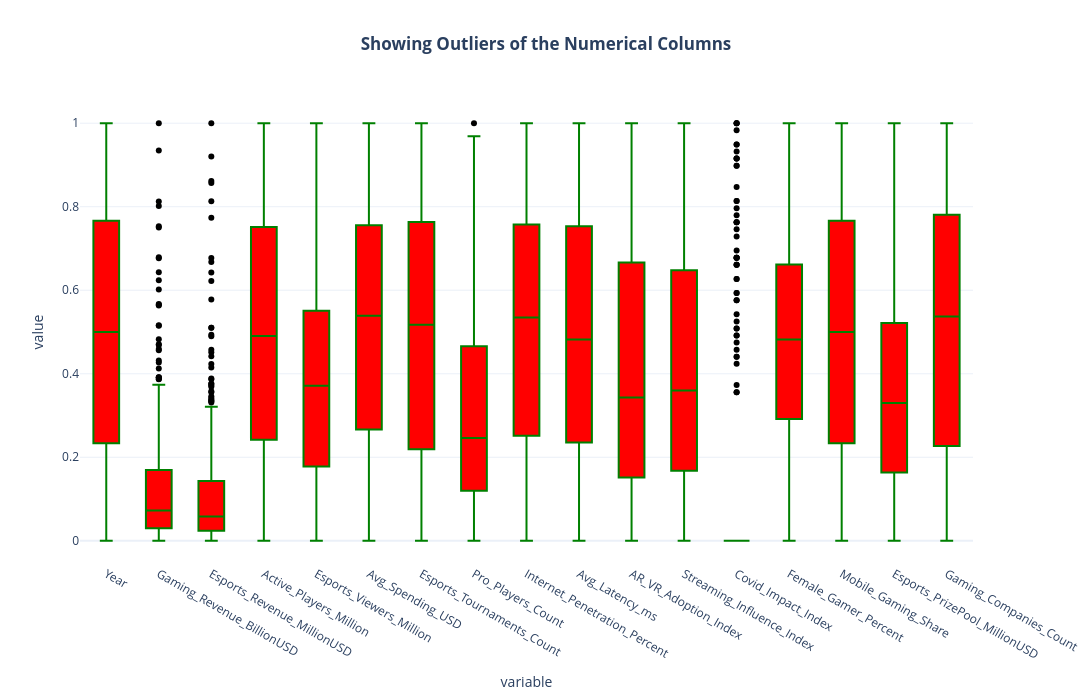

Notebook code cell kept with this figure:
### Markdown cell above
### Box plot Graph

### Code cell
num_cols = df.select_dtypes(include="number").columns
scaled_df = (df[num_cols] - df[num_cols].min()) / (df[num_cols].max() - df[num_cols].min())

fig = px.box(
    scaled_df,
    y=scaled_df.columns,
    points="outliers",
    title=("<b>Showing Outliers of the Numerical Columns</b>"),
    color_discrete_sequence=px.colors.qualitative.Set3
)

fig.update_traces(marker_color="black", line_color="green", fillcolor="red")

fig.update_layout(
    template="plotly_white",
    height=700,
    width=1200,
    title_x=0.5,
    showlegend=False
)

fig.show()

### Figure 1 — Plotly figure (JSON) as saved in the notebook; plotly's stock layout.template omitted (floating-point values rounded to 4 significant figures; data arrays with more than 128 entries replaced by an {"elided": "..."} marker saying what was removed)
{"data": [{"alignmentgroup": "True", "boxpoints": "outliers", "fillcolor": "red", "hovertemplate": "variable=%{x}<br>value=%{y}<extra></extra>", "legendgroup": "", "line": {"color": "green"}, "marker": {"color": "black"}, "name": "", "notched": false, "offsetgroup": "", "orientation": "v", "showlegend": false, "type": "box", "x": {"elided": "6800 str values"}, "x0": " ", "xaxis": "x", "y": {"elided": "6800 float values"}, "y0": " ", "yaxis": "y"}], "layout": {"boxmode": "group", "height": 700, "legend": {"tracegroupgap": 0}, "showlegend": false, "title": {"text": "<b>Showing Outliers of the Numerical Columns</b>", "x": 0.5}, "width": 1200, "xaxis": {"anchor": "y", "domain": [0, 1], "title": {"text": "variable"}}, "yaxis": {"anchor": "x", "domain": [0, 1], "title": {"text": "value"}}}}
